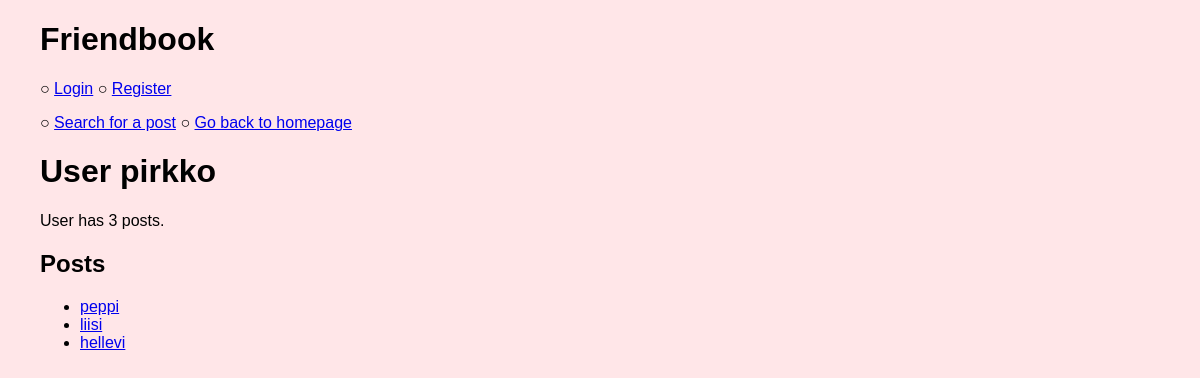
The page /user/3 on the database its author committed.
### tables this page shows
CREATE TABLE users (
    id INTEGER PRIMARY KEY,
    username TEXT UNIQUE,
    password_hash TEXT
);

CREATE TABLE posts (
	id INTEGER PRIMARY KEY,
	title TEXT,
	description TEXT,
	user_id INTEGER REFERENCES users
);

### app.py (the view)
@app.route("/user/<int:user_id>")
def show_user(user_id):
    user = users.get_user(user_id)
    if not user:
        abort(404)
    posts = users.get_posts(user_id)
    return render_template("show_user.html", user=user, posts=posts)

### db.py (called while the page is built)
def get_connection():
    con = sqlite3.connect("database.db")
    con.execute("PRAGMA foreign_keys = ON")
    con.row_factory = sqlite3.Row
    return con

def query(sql, params=[]):
    con = get_connection()
    result = con.execute(sql, params).fetchall()
    con.close()
    return result

### users.py (called while the page is built)
def get_user(user_id):
    sql = "SELECT id, username FROM users WHERE id = ?"
    result = db.query(sql, [user_id])
    return result[0] if result else None

def get_posts(user_id):
    sql = "SELECT id, title FROM posts WHERE user_id = ? ORDER BY id DESC"
    return db.query(sql, [user_id])

### templates/show_user.html (shortened to what this page needs)
{% extends "layout.html" %}
{% block content %}
<h1>User {{ user.username }}</h1>
<p>
User has {{ posts|count }} posts.
</p>
<h2>Posts</h2>
<ul>
  {% for post in posts %}
  <li><a href="/post/{{ post.id }}">{{ post.title }}</a></li>
  {% endfor %}
</ul>
{% endblock %}

### static/main.css (style rules this page uses)
body { margin: auto; max-width: 70em; font-family: sans-serif; background-color: #FFE6E8; }
p { max-width: 500px; }

### rows shown on the page
users: username "pirkko"
posts: title "peppi"
posts: title "liisi"
posts: title "hellevi"

### other values the page prints
{{ posts|count }} "3"
